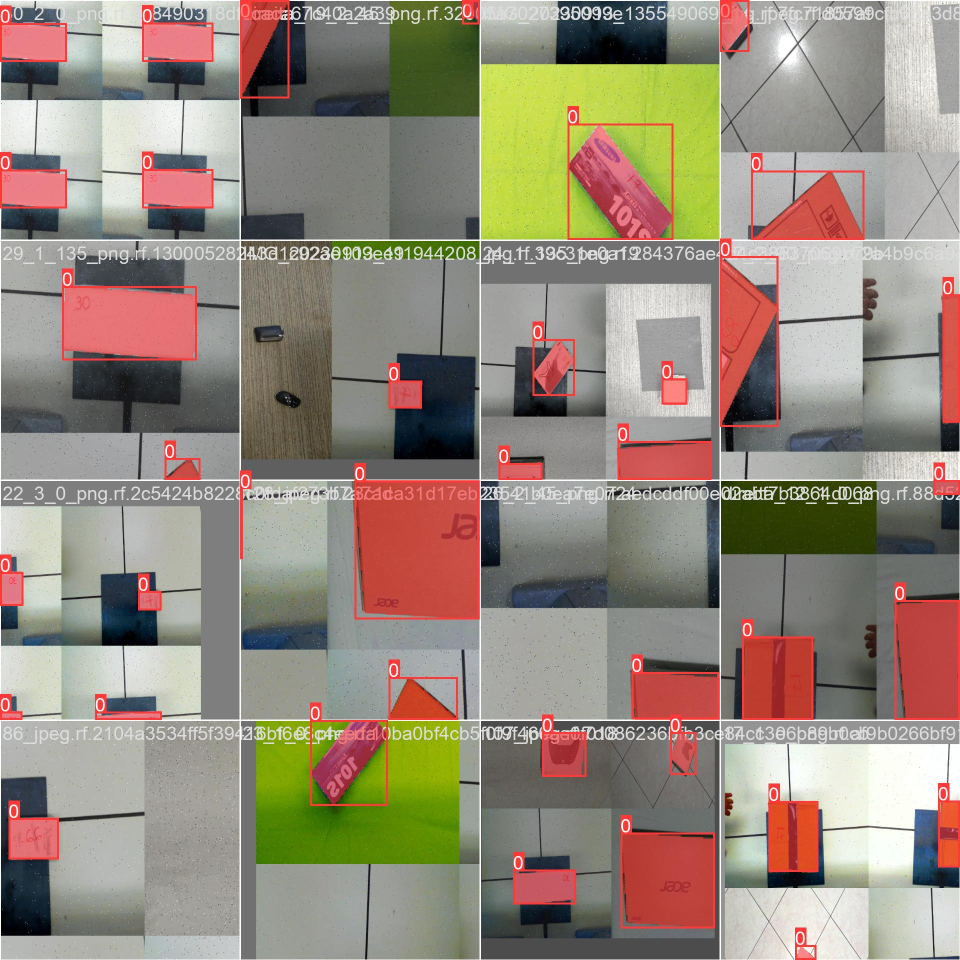
#> input picture train5/train_batch0.jpg, 1920 x 1920 px (shown at 1/2 size)
$ python -i CL.py   (imports and definitions only)
#> lines starting #> are read from the running program, lines starting #| are printed output that depends on the picture
'''
Dimencionador comprimento e largura

@author: Miguel Lopes de Moraes
@Version: 1.7
'''
import cv2
import numpy as np

def getContours(img,minArea=1000,numPoints_square=4):
    '''
    Esta função é responsavel por achar os contornos do objeto e retornar os pontos mais extremos do mesmo
    A mesma recebe os seguintes paramentros:
        -img: Frame gerado pela camera;
        -minArea: Area minima de consideracao;
        -numPoints_square: Quantidade de pontos que devem ser retornado, por ser caixa devem ser considerados os quatros pontos mais extremos de uma caixa
    '''
    #img = cv2.cvtColor(img, cv2.COLOR_BGR2GRAY)
    contours, _ = cv2.findContours(img,cv2.RETR_EXTERNAL,cv2.CHAIN_APPROX_SIMPLE) #Achando os contornos da mascara gerada
    contours= sorted(contours, key=cv2.contourArea, reverse= True)
    print(contours)
    finalCountours = []
    for i in contours: #Rodando para todos os contornos gerados
        area = cv2.contourArea(i) #Dados os contournos da imagem, retire a area
        if area > minArea: #Se a area for maior do que a area mínima proposta o algortimo continua
            peri = cv2.arcLength(i,True)#Achando o perimetro do objeto
            approx = cv2.approxPolyDP(i,0.02*peri,True)#Aproximando esse perimentro a um poligono
            bbox = cv2.boundingRect(approx)#Aproximando o poligono em um retangulo / quadrado
            #Achando os quatros pontos extremos da caixa
            if numPoints_square > 0:
                if len(approx) == numPoints_square:
                    finalCountours.append([len(approx),area,approx,bbox,i])
            else:
                finalCountours.append([len(approx),area,approx,bbox,i])
    finalCountours = sorted(finalCountours,key = lambda x:x[1] ,reverse= True)
    return img, finalCountours #Retornando a img com os valores dos pontos finais

# [66 lines left out: functions reorder, findDis, display, camera_find_points, not called in this run]

>>> import cv2
>>> picture = cv2.imread('train5/train_batch0.jpg', cv2.IMREAD_GRAYSCALE)
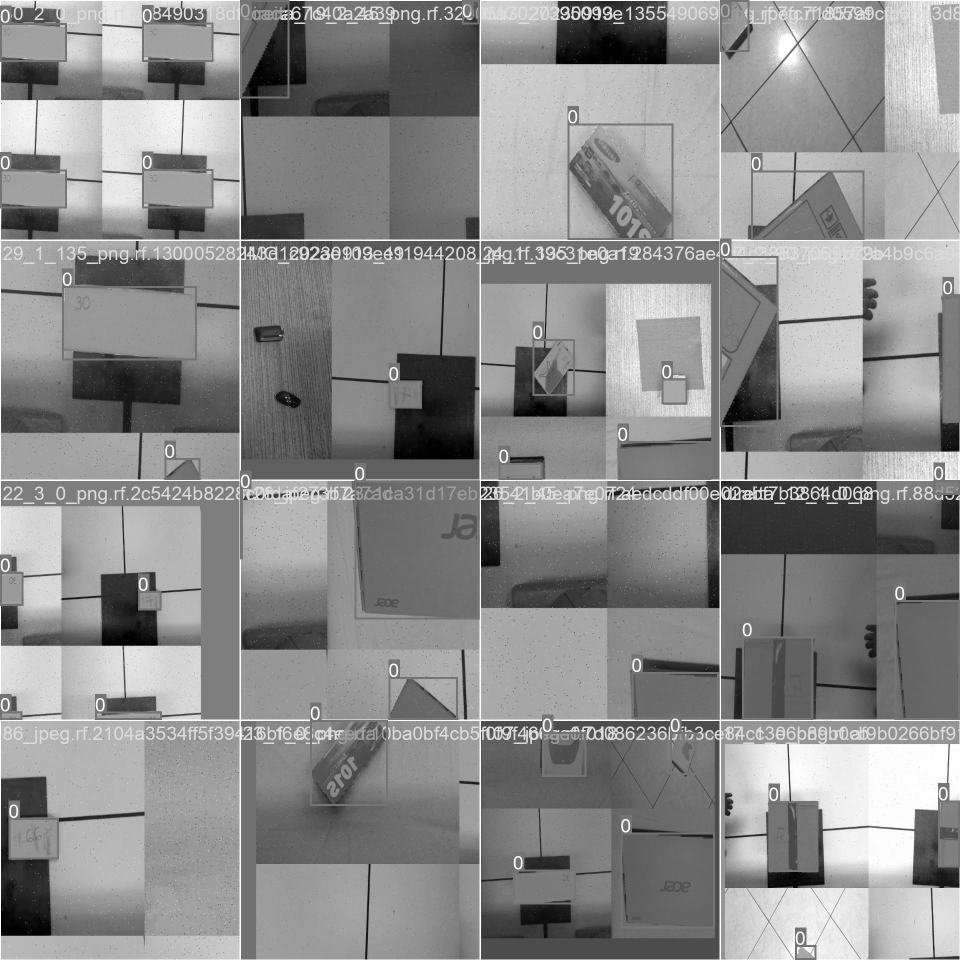
#> picture: shape (1920, 1920) (shown at 1/2 size); min 0, max 255, mean 139.5
>>> result = getContours(picture)
#> in getContours, `contours, _ = cv2.findContours(img,cv2.RETR_EXTERNAL,cv2.CHAIN_APPROX_..`: contours = [[[0, 0], [0, 1919], [1919, 1919], [1919, 0]]]
#| [array([[[   0,    0]],
#|        [[   0, 1919]],
#|        [[1919, 1919]],
#|        [[1919,    0]]], dtype=int32)]
#> the loop in getContours, `for i in contours:` made 1 pass
#> (area, peri, approx, bbox) on pass 1: (3682561, 7676, [[0, 0], [0, 1919], [1919, 1919], [1919, 0]], (0, 0, 1920, 1920))
#> after the loop in getContours, `for i in contours:`: finalCountours = [[4, 3682561, [[0, 0], [0, 1919], [1919, 1919], [1919, 0]], (0, 0, 1920, 1920), [[0, 0], [0, 1919], [1919, 1919], [1919, 0]]]]

$ run again, on train5/train_batch1.jpg
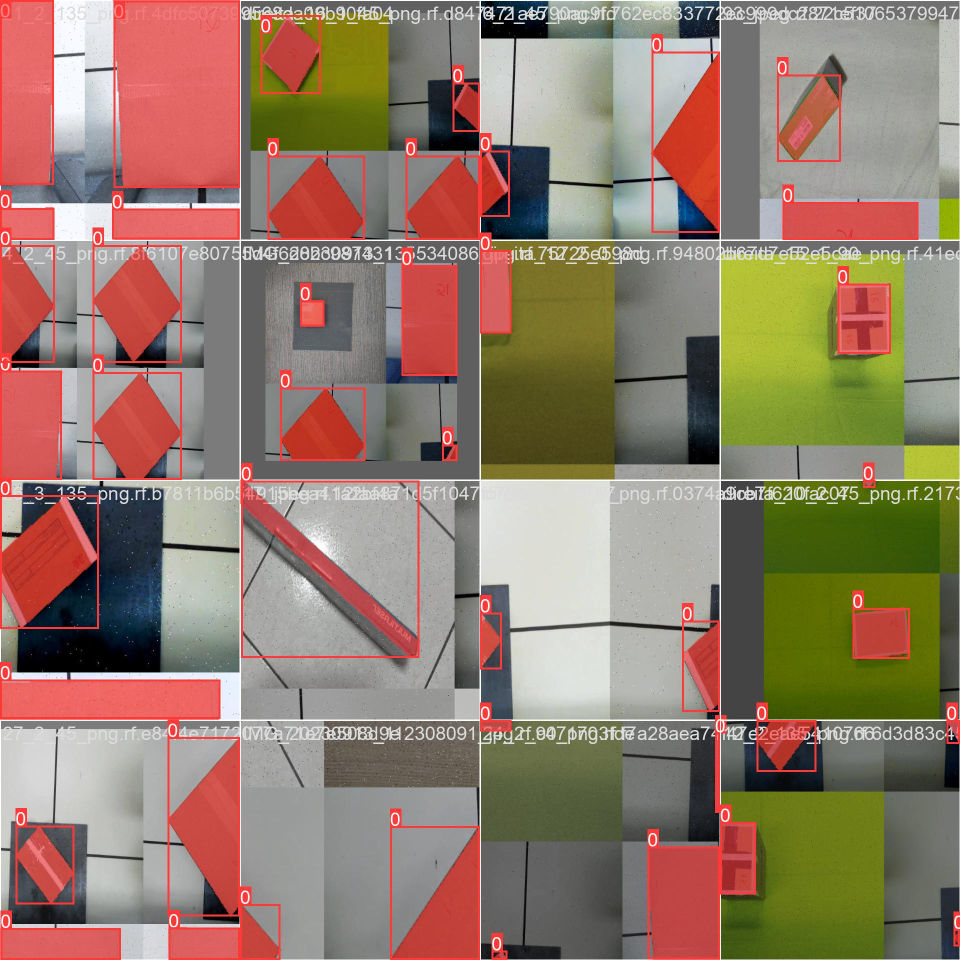
#> input picture train5/train_batch1.jpg, 1920 x 1920 px (shown at 1/2 size)
#> `picture = cv2.imread('train5/train_batch0.jpg', cv2.IMREAD_GRAYSCALE)`:
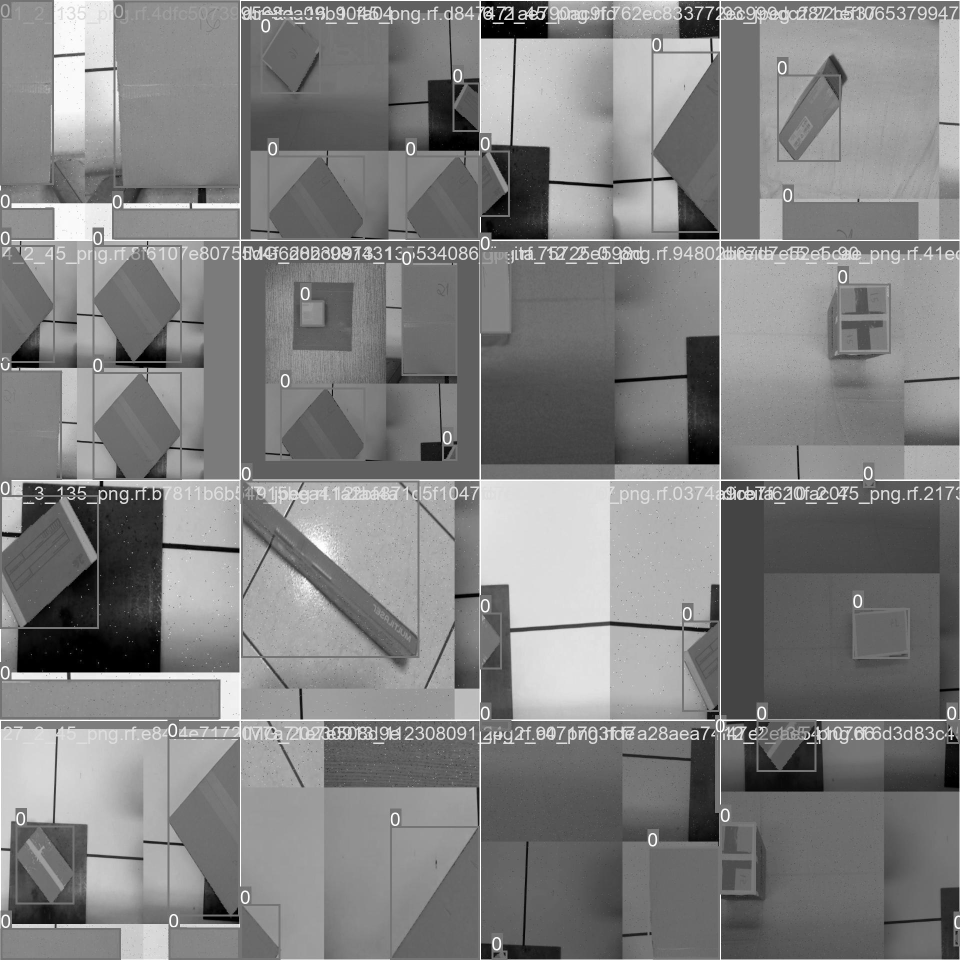
#> picture: shape (1920, 1920) (shown at 1/2 size); min 0, max 255, mean 129.1
#> contours = [[[0, 0], [0, 1919], [1919, 1919], [1919, 0]]]
#| [array([[[   0,    0]],
#|        [[   0, 1919]],
#|        [[1919, 1919]],
#|        [[1919,    0]]], dtype=int32)]
#> the loop in getContours, `for i in contours:` made 1 pass
#> (area, peri, approx, bbox) on pass 1: (3682561, 7676, [[0, 0], [0, 1919], [1919, 1919], [1919, 0]], (0, 0, 1920, 1920))
#> after the loop in getContours, `for i in contours:`: finalCountours = [[4, 3682561, [[0, 0], [0, 1919], [1919, 1919], [1919, 0]], (0, 0, 1920, 1920), [[0, 0], [0, 1919], [1919, 1919], [1919, 0]]]]

$ run again, on train5/train_batch2.jpg
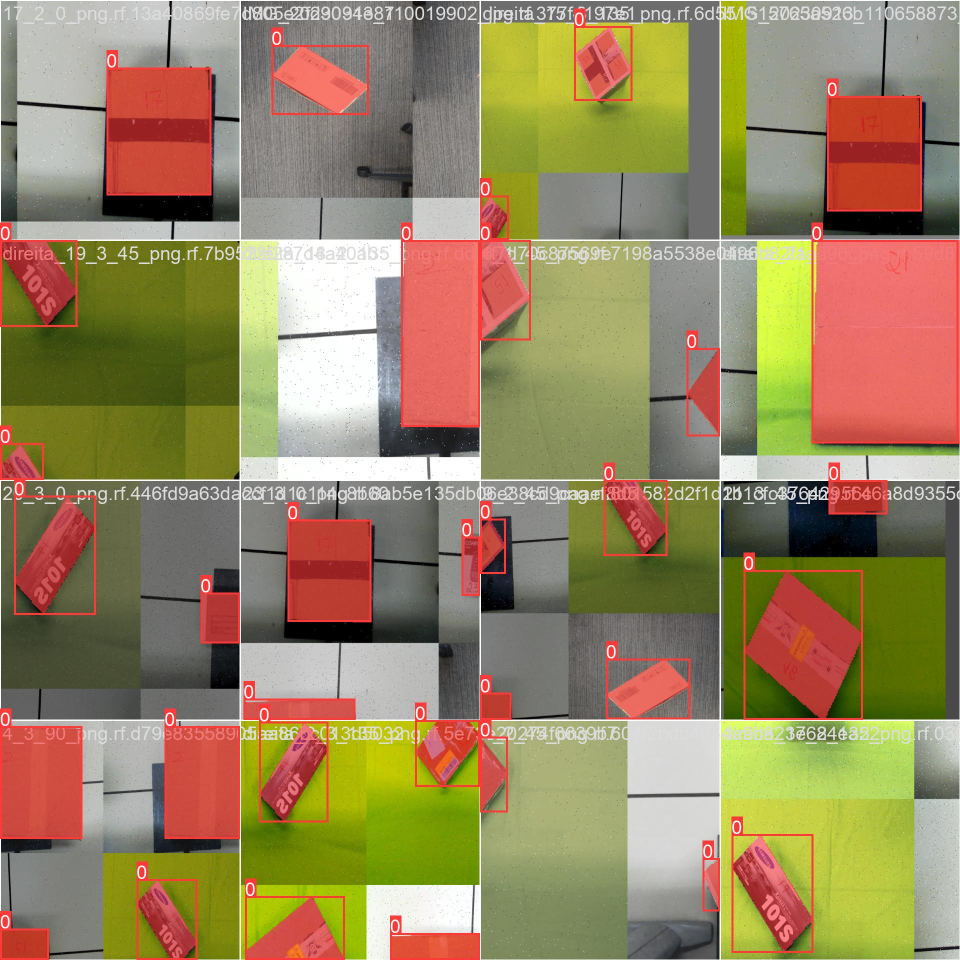
#> input picture train5/train_batch2.jpg, 1920 x 1920 px (shown at 1/2 size)
#> `picture = cv2.imread('train5/train_batch0.jpg', cv2.IMREAD_GRAYSCALE)`:
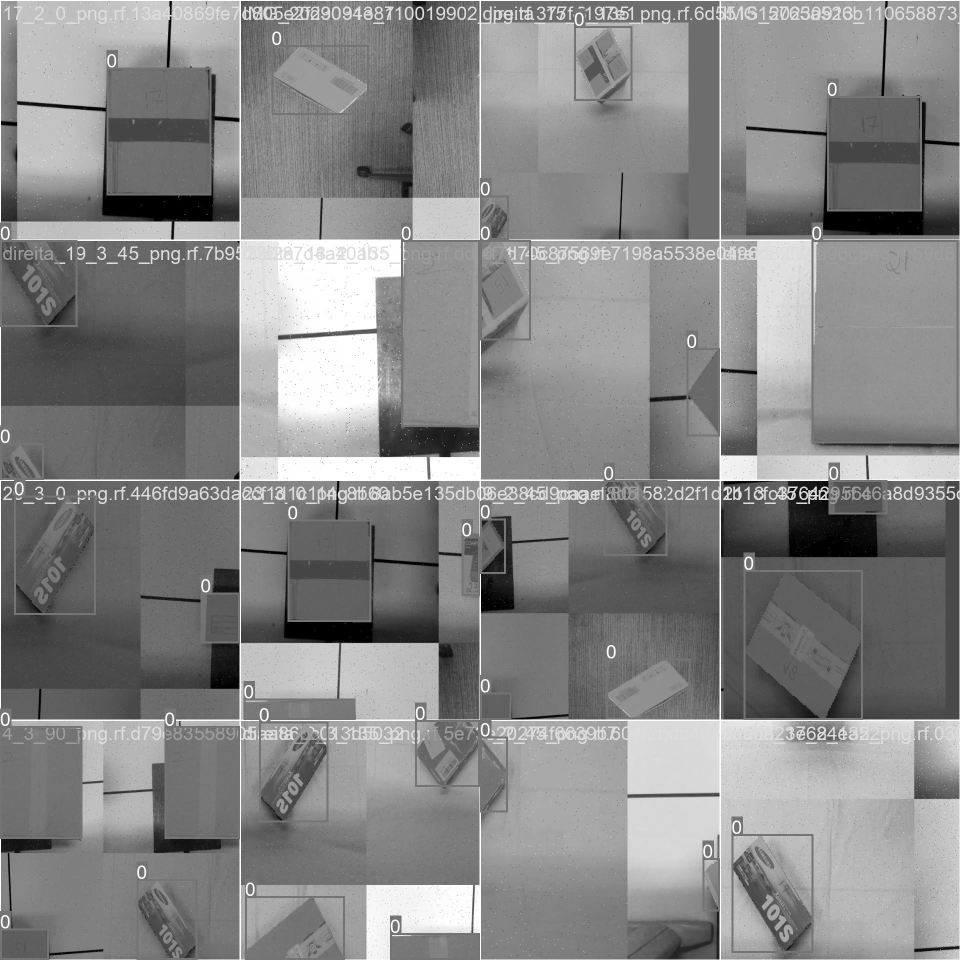
#> picture: shape (1920, 1920) (shown at 1/2 size); min 0, max 255, mean 135
#> contours = [[[0, 0], [0, 1919], [1919, 1919], [1919, 0]]]
#| [array([[[   0,    0]],
#|        [[   0, 1919]],
#|        [[1919, 1919]],
#|        [[1919,    0]]], dtype=int32)]
#> the loop in getContours, `for i in contours:` made 1 pass
#> (area, peri, approx, bbox) on pass 1: (3682561, 7676, [[0, 0], [0, 1919], [1919, 1919], [1919, 0]], (0, 0, 1920, 1920))
#> after the loop in getContours, `for i in contours:`: finalCountours = [[4, 3682561, [[0, 0], [0, 1919], [1919, 1919], [1919, 0]], (0, 0, 1920, 1920), [[0, 0], [0, 1919], [1919, 1919], [1919, 0]]]]

$ run again, on train5/val_batch0_pred.jpg
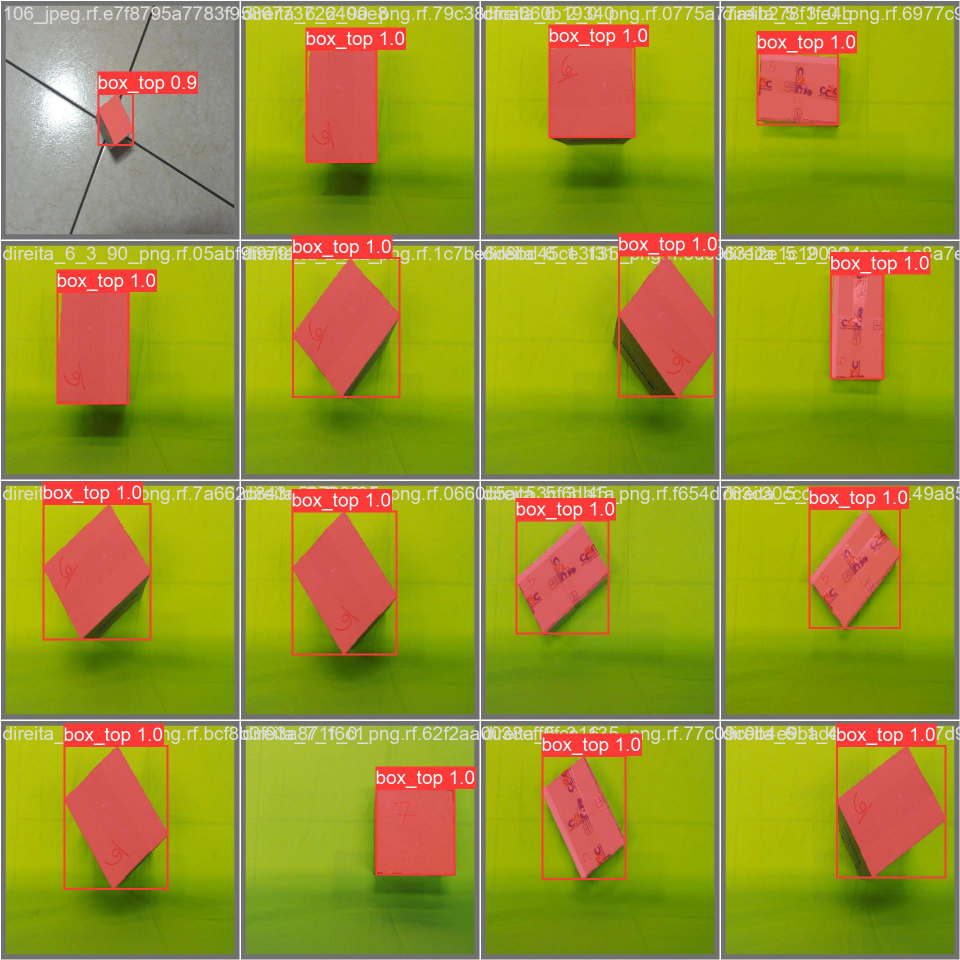
#> input picture train5/val_batch0_pred.jpg, 1920 x 1920 px (shown at 1/2 size)
#> `picture = cv2.imread('train5/train_batch0.jpg', cv2.IMREAD_GRAYSCALE)`:
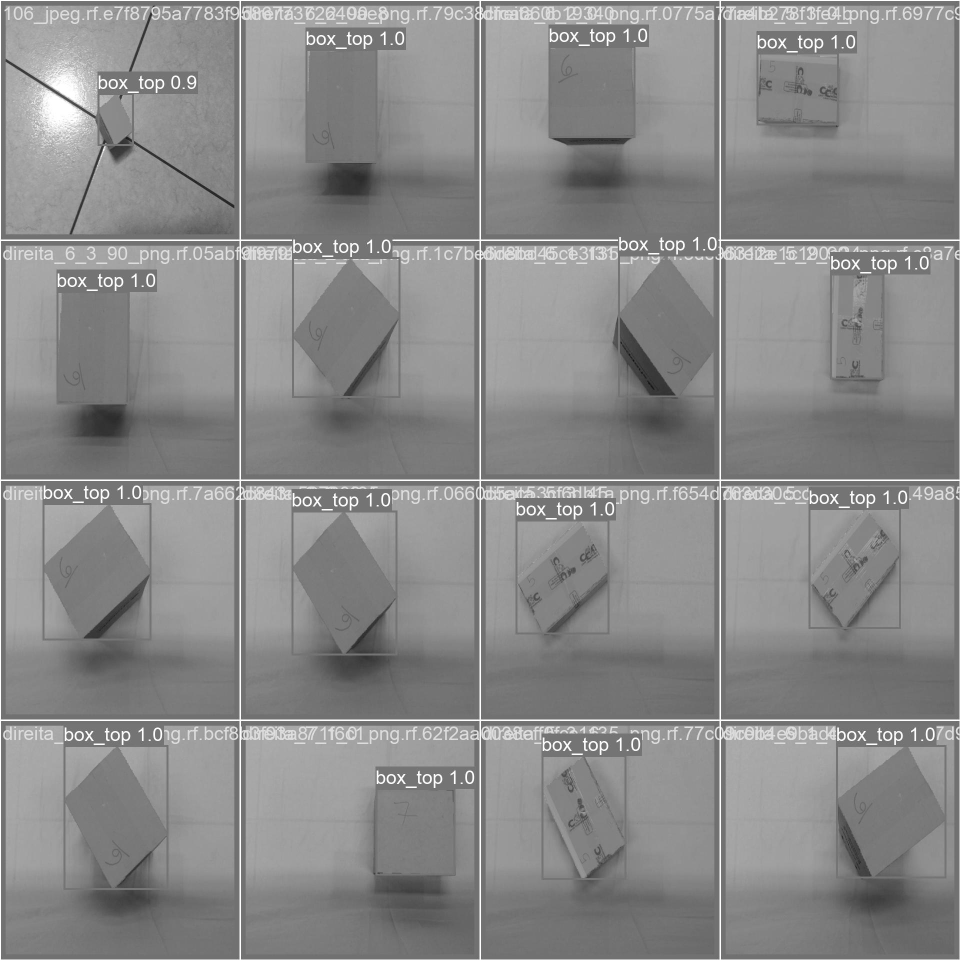
#> picture: shape (1920, 1920) (shown at 1/2 size); min 8, max 255, mean 137.4
#> contours = [[[0, 0], [0, 1919], [1919, 1919], [1919, 0]]]
#| [array([[[   0,    0]],
#|        [[   0, 1919]],
#|        [[1919, 1919]],
#|        [[1919,    0]]], dtype=int32)]
#> the loop in getContours, `for i in contours:` made 1 pass
#> (area, peri, approx, bbox) on pass 1: (3682561, 7676, [[0, 0], [0, 1919], [1919, 1919], [1919, 0]], (0, 0, 1920, 1920))
#> after the loop in getContours, `for i in contours:`: finalCountours = [[4, 3682561, [[0, 0], [0, 1919], [1919, 1919], [1919, 0]], (0, 0, 1920, 1920), [[0, 0], [0, 1919], [1919, 1919], [1919, 0]]]]
